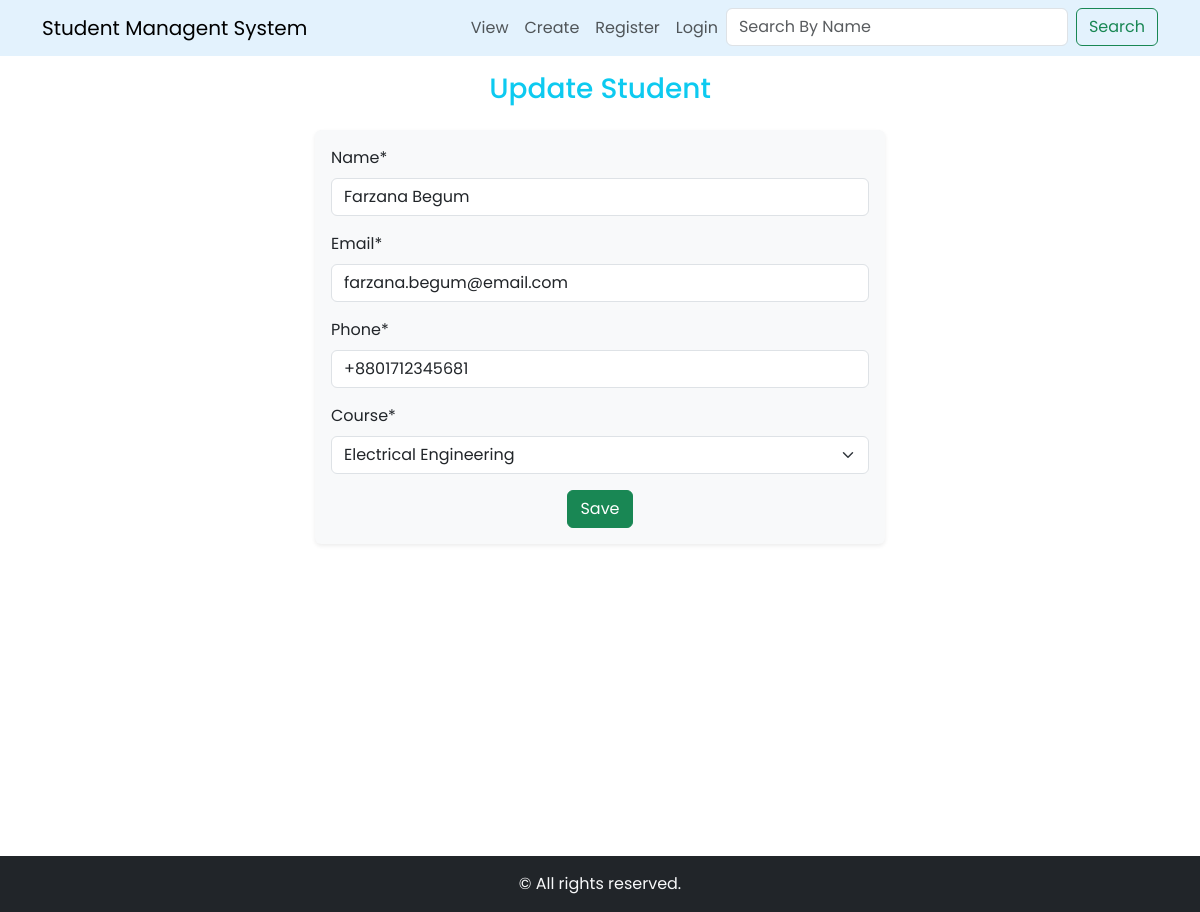
The page /update/4/ on the database its author committed.
### student/models.py (models this page shows, shortened)
class Student(models.Model):
    name = models.CharField(max_length=50)
    email = models.EmailField(max_length=254)
    phone = models.CharField(max_length=20)
    course = models.ForeignKey(Course, on_delete=models.CASCADE)

class Course(models.Model):
    name = models.CharField(max_length=50)
    def __str__(self):
        return self.name

### student/views.py (the view)
# urls.py: path('update/<int:std_id>/',views.update,name='update'),
def update(request,std_id):
    student = Student.objects.get(id=std_id)
    if request.method == "POST":
        form = StudentForm(request.POST,instance=student)
        if form.is_valid():
            form.save()
            messages.info(request, "Student updated successfully!")  # update message
            return redirect('home')
    form = StudentForm(instance=student)
    context = {
        "form" : form,
        "create" : False
    }
    return render(request,'create_update.html',context)

### student/forms.py
class StudentForm(forms.ModelForm):
    class Meta:
        model = Student
        fields = '__all__'

### student/templates/create_update.html (shortened to what this page needs)
{% extends 'base.html' %}
{% load crispy_forms_tags %}
{% block page_header %}
    {% if create %}
        Create Student
    {% else %}
        Update Student
    {% endif %}
{% endblock %}
{% block content%}
<section>
    <div class="container">
        <div class="row">
            <div class="col-md-6 mx-auto bg-light p-3 rounded shadow-sm">
                <form method="POST">
                    {{ form | crispy }}
                    <div class="text-center">
                        <button class="btn btn-success" type="submit">Save</button>
                    </div>
                </form>
            </div>
        </div>
    </div>
</section>
{% endblock %}

### student/static/student/css/styles.css (style rules this page uses)
body { font-family: "Poppins",sans-serif; }

### rows shown on the page
Student: name "Farzana Begum", email "farzana.begum@email.com", phone "+8801712345681", course "Electrical Engineering"
